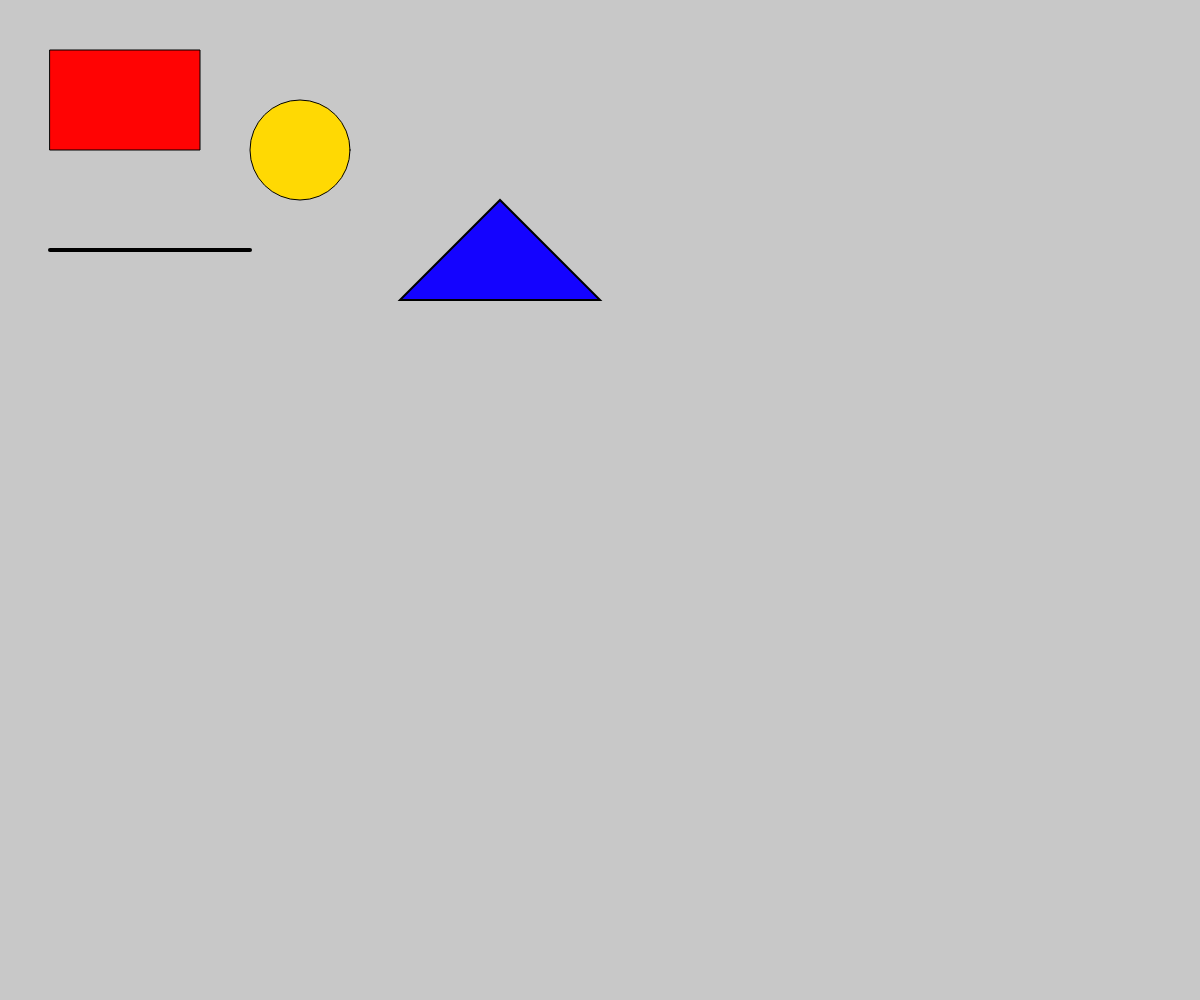
Frame 1 (no input)
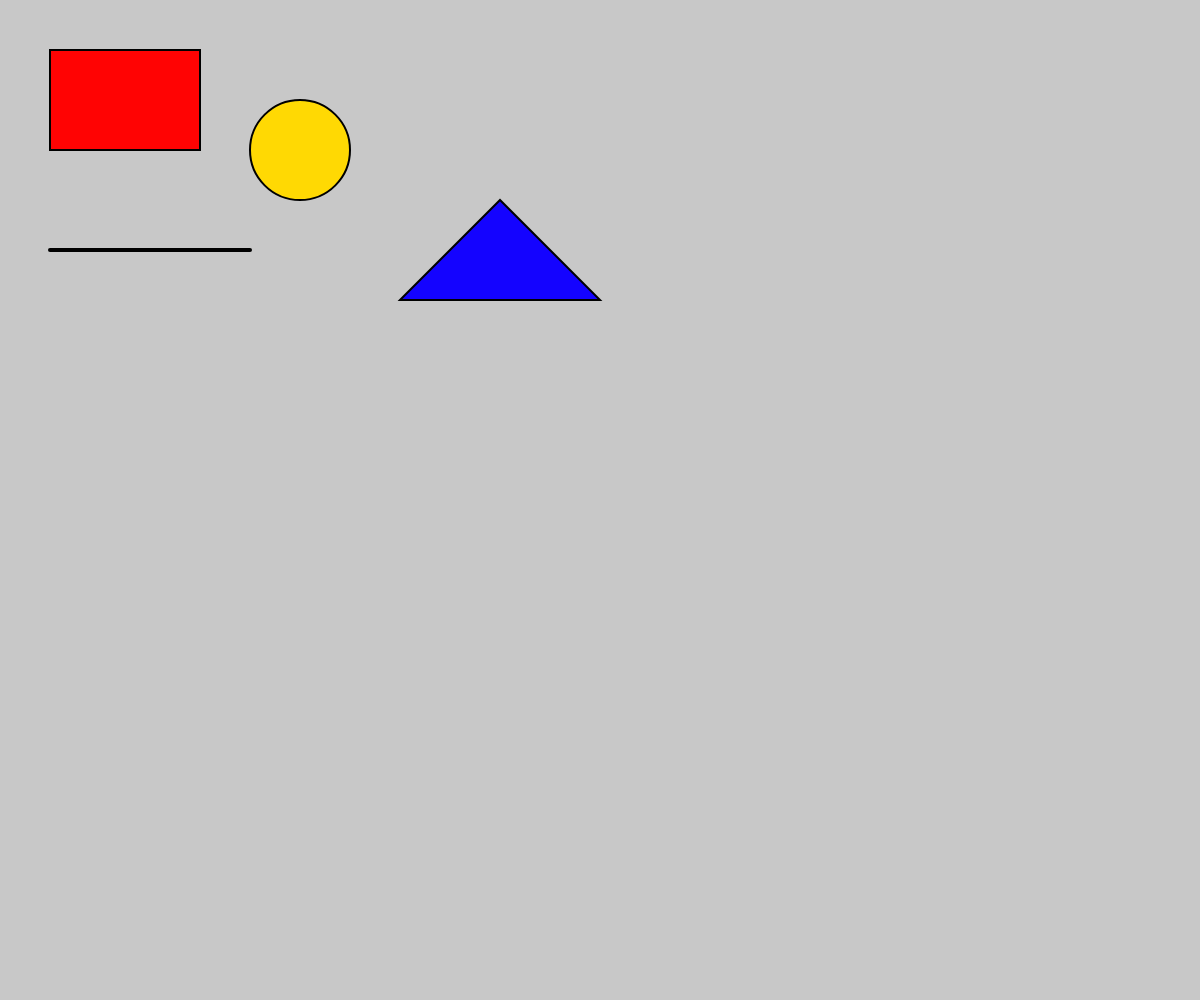
Frame 60 (no input)
Frame 120 (the mouse pressed at the canvas centre since frame 60): identical to frame 60, image omitted

The p5.js sketch that drew these frames (run headless with seeded random() and noise() and a simulated clock; from frame 60 on, the mouse is pressed at the canvas centre):

// p5.js sketch
// ── sketch.js
function setup() {
  createCanvas(windowWidth, windowHeight);
  background(200);
}

function draw() {
  background(200);
  
  // Draw rectangle
  fill(255, 3, 3);
  rect(50, 50, 150, 100);

  // Draw ellipse
  fill(255, 217, 3);
  ellipse(300, 150, 100, 100);

  // Draw line
  stroke(0, 0, 0); 
  strokeWeight(4);
  line(50, 250, 250, 250);

  fill(20, 3, 255);
  stroke(0); 
  strokeWeight(2); 
  triangle(400, 300, 500, 200, 600, 300); 
}

// Resize canvas when the window size changes
function windowResized() {
  resizeCanvas(windowWidth, windowHeight);
}
